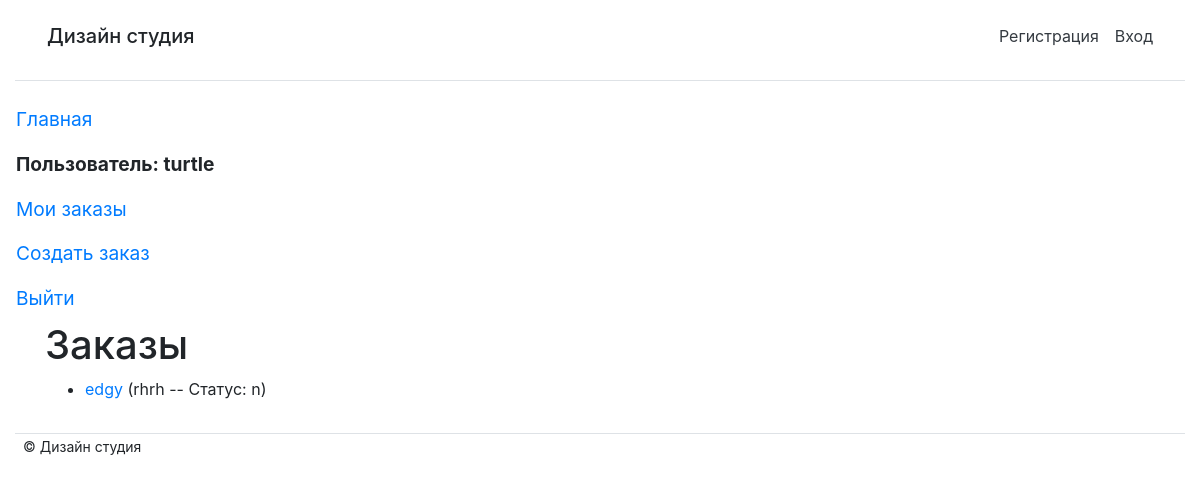
/studio/myorders/ (signed in), run on an earlier commit of the app's database.
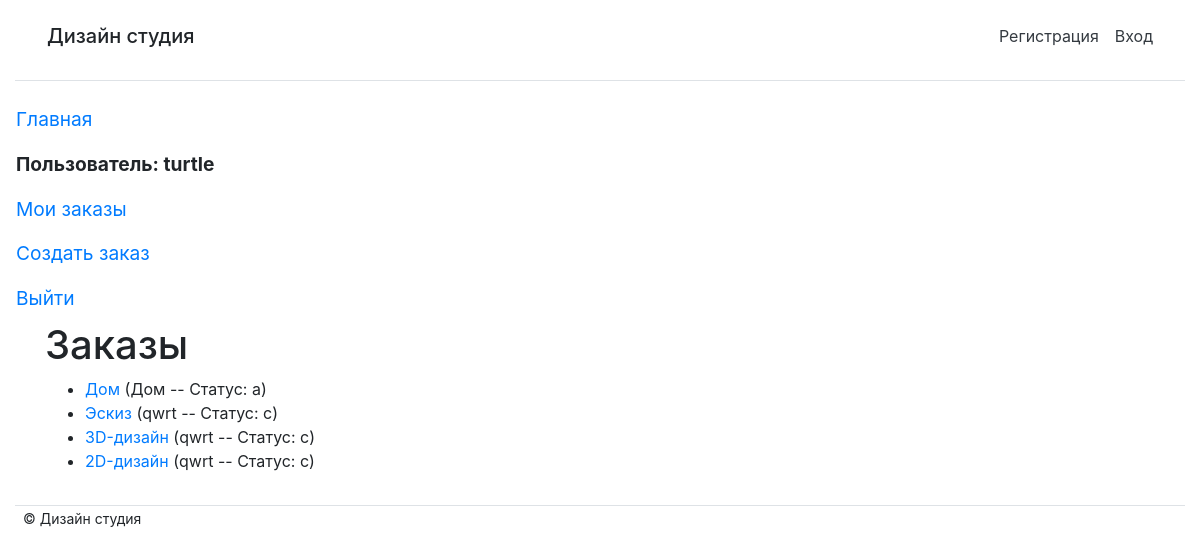
And on a later commit of the database.
### studio/models.py (models this page shows, shortened)
class Order(models.Model):
    day_add = models.DateField(null=True, blank=True)
    name = models.CharField(max_length=200, verbose_name='Имя', blank=False)
    summary = models.TextField(max_length=1000, help_text="Описание", blank=False)
    category = models.ForeignKey('category', help_text="Выбор категории", on_delete=models.CASCADE, blank=False)
    photo_file = models.ImageField(max_length=200, upload_to=get_name_file, blank=False, null=True,
                                   validators=[FileExtensionValidator(allowed_extensions=['png', 'jpg', 'jpeg'])])
    customer_order = models.ForeignKey('user', on_delete=models.SET_NULL, null=True, blank=True)
    LOAN_STATUS = (
        ('n', 'Новая'),
        ('a', 'Принято в работу'),
        ('c', 'Выполнено'),
    )
    status = models.CharField(max_length=1, choices=LOAN_STATUS, blank=True, default='n')
    class Meta:
        ordering = ["status"]
        permissions = (("can_mark_returned", "Установите статус заказа"),)

### studio/views.py (the view)
# urls.py: path('myorders/', views.LoanedOrdersByUserListView.as_view(), name='my-order'),
class LoanedOrdersByUserListView(LoginRequiredMixin, generic.ListView):
    model = Order
    template_name = 'studio/order_list_customer_user.html'
    paginate_by = 10
    def get_queryset(self):
        return Order.objects.filter(customer_order=self.request.user)

### studio/templates/studio/order_list_customer_user.html
{% extends "base.html" %}
{% block content %}
    <h1>Заказы</h1>
    {% if order_list %}
    <ul>
      {% for order in order_list %}
      <li class="{% if order.is_overdue %}text-danger{% endif %}">
        <a href="{% url 'order-detail' order.pk %}">{{order.name}}</a> ({{ order.summary }} -- Статус: {{order.status}})
      </li>
      {% endfor %}
    </ul>
    {% else %}
      <p>У вас нет заказов</p>
    {% endif %}
{% endblock %}

What changed in the data, as far as the page shows it:
removed Order: name "edgy", summary "rhrh", status "n"
added Order: name "Дом", summary "Дом", status "a"
added Order: name "Эскиз", summary "qwrt", status "c"
added Order: name "3D-дизайн", summary "qwrt", status "c"
added Order: name "2D-дизайн", summary "qwrt", status "c"
